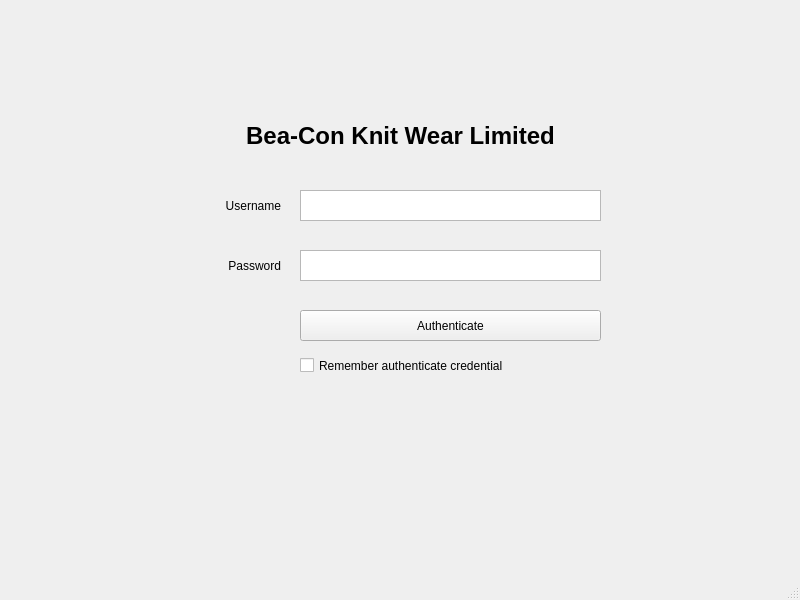
<?xml version="1.0" encoding="UTF-8"?>
<ui version="4.0">
 <class>MainWindow</class>
 <widget class="QMainWindow" name="MainWindow">
  <property name="geometry">
   <rect>
    <x>0</x>
    <y>0</y>
    <width>800</width>
    <height>600</height>
   </rect>
  </property>
  <property name="windowTitle">
   <string>MainWindow</string>
  </property>
  <widget class="QWidget" name="centralwidget">
   <widget class="QLabel" name="heading">
    <property name="geometry">
     <rect>
      <x>240</x>
      <y>120</y>
      <width>321</width>
      <height>31</height>
     </rect>
    </property>
    <property name="font">
     <font>
      <pointsize>18</pointsize>
      <weight>75</weight>
      <bold>true</bold>
     </font>
    </property>
    <property name="cursor">
     <cursorShape>ArrowCursor</cursorShape>
    </property>
    <property name="mouseTracking">
     <bool>false</bool>
    </property>
    <property name="text">
     <string>Bea-Con Knit Wear Limited</string>
    </property>
    <property name="alignment">
     <set>Qt::AlignCenter</set>
    </property>
   </widget>
   <widget class="QTextEdit" name="username_input">
    <property name="geometry">
     <rect>
      <x>300</x>
      <y>190</y>
      <width>301</width>
      <height>31</height>
     </rect>
    </property>
   </widget>
   <widget class="QTextEdit" name="textEdit_2">
    <property name="geometry">
     <rect>
      <x>300</x>
      <y>250</y>
      <width>301</width>
      <height>31</height>
     </rect>
    </property>
   </widget>
   <widget class="QLabel" name="username_label">
    <property name="geometry">
     <rect>
      <x>210</x>
      <y>190</y>
      <width>71</width>
      <height>31</height>
     </rect>
    </property>
    <property name="text">
     <string>Username</string>
    </property>
    <property name="alignment">
     <set>Qt::AlignRight|Qt::AlignTrailing|Qt::AlignVCenter</set>
    </property>
   </widget>
   <widget class="QLabel" name="password_label">
    <property name="geometry">
     <rect>
      <x>210</x>
      <y>250</y>
      <width>71</width>
      <height>31</height>
     </rect>
    </property>
    <property name="text">
     <string>Password</string>
    </property>
    <property name="alignment">
     <set>Qt::AlignRight|Qt::AlignTrailing|Qt::AlignVCenter</set>
    </property>
   </widget>
   <widget class="QPushButton" name="login_button">
    <property name="geometry">
     <rect>
      <x>300</x>
      <y>310</y>
      <width>301</width>
      <height>31</height>
     </rect>
    </property>
    <property name="text">
     <string>Authenticate</string>
    </property>
   </widget>
   <widget class="QCheckBox" name="save_credential">
    <property name="geometry">
     <rect>
      <x>300</x>
      <y>350</y>
      <width>301</width>
      <height>31</height>
     </rect>
    </property>
    <property name="text">
     <string>Remember authenticate credential</string>
    </property>
   </widget>
  </widget>
  <widget class="QMenuBar" name="menubar">
   <property name="geometry">
    <rect>
     <x>0</x>
     <y>0</y>
     <width>800</width>
     <height>24</height>
    </rect>
   </property>
  </widget>
  <widget class="QStatusBar" name="statusbar"/>
 </widget>
 <resources/>
 <connections/>
</ui>
